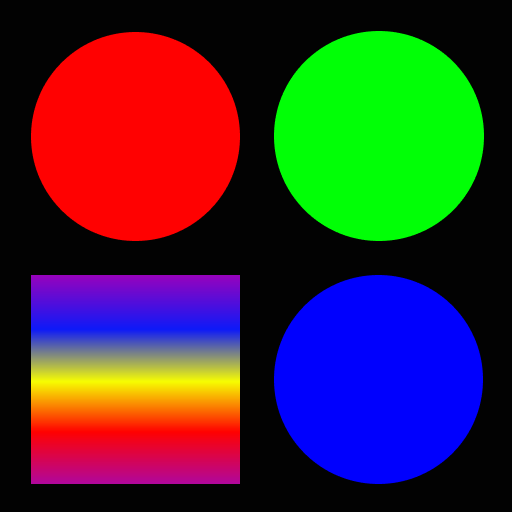
#> input picture LAB1/stuff_color_1.png, 512 x 512 px, found by its file name
$ python hw10.py   (older library calls are emulated)
#> lines starting #> are read from the running program, lines starting #| are printed output that depends on the picture; after the words box and inside, x2 and y2 are one past the last pixel; in counts of white or black regions, pixels touching at a corner belong together
import cv2
import numpy as np


# Function to load and convert image to grayscale
def load_and_convert_to_grayscale(image_path):
#> called with image_path = 'stuff_color_1.png'
    img = cv2.imread(image_path)
#> img is the input picture: shape (512, 512, 3); mean B, G, R 53, 46.4, 62.4
    if img is None:
        raise FileNotFoundError(f"Image {image_path} not found")
    gray = cv2.cvtColor(img, cv2.COLOR_BGR2GRAY)
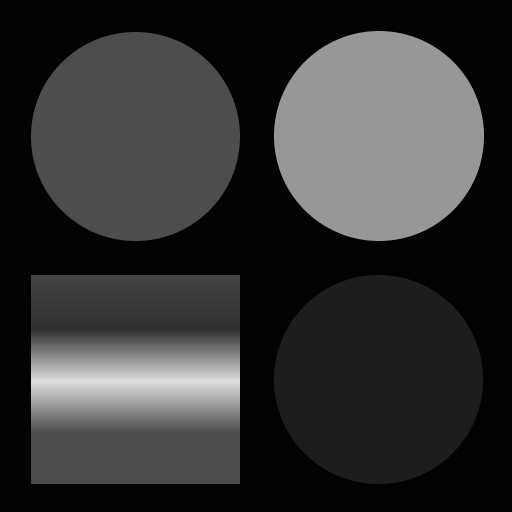
#> gray: shape (512, 512); min 2, max 222, mean 52
    return gray


# Step 1-(1): Erosion with 11x11 MORPH_ELLIPSE kernel
def perform_erosion(gray_img, output_prefix):
#> called with output_prefix = 'stuff_color_1'
    kernel = cv2.getStructuringElement(cv2.MORPH_ELLIPSE, (11, 11))
    eroded = cv2.erode(gray_img, kernel)
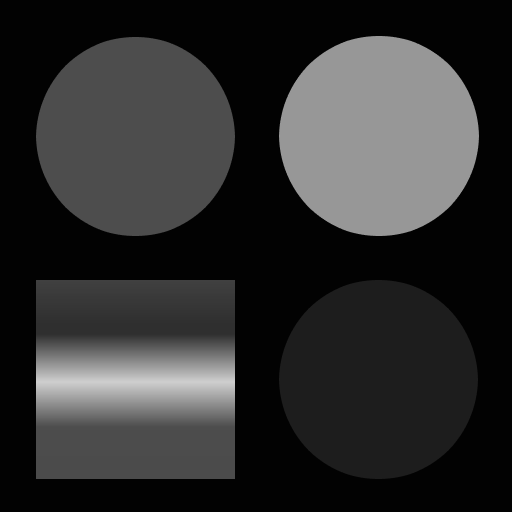
#> eroded: shape (512, 512); min 2, max 205, mean 46.3
    cv2.imwrite(f'{output_prefix}_eroded.png', eroded)
    return eroded, kernel


# Step 1-(2): Dilation on the output of Erosion
def perform_dilation(eroded_img, kernel, output_prefix):
#> called with kernel = array of shape (11, 11), output_prefix = 'stuff_color_1'
    dilated = cv2.dilate(eroded_img, kernel)
    cv2.imwrite(f'{output_prefix}_dilated.png', dilated)
    return dilated


# Step 1-(3): Subtract the Dilation output from the original grayscale image
def perform_subtraction(gray_img, dilated_img, output_prefix):
#> called with output_prefix = 'stuff_color_1'
    subtracted = cv2.absdiff(gray_img, dilated_img)
    subtracted = cv2.normalize(subtracted, None, 0, 255, cv2.NORM_MINMAX)
    cv2.imwrite(f'{output_prefix}_subtracted.png', subtracted)
    return subtracted


# Step 1-(4): Otsu Binarization on the Subtraction output
def perform_otsu_binarization(subtracted_img, output_prefix):
#> called with output_prefix = 'stuff_color_1'
    _, binary = cv2.threshold(subtracted_img, 120, 255, cv2.THRESH_BINARY | cv2.THRESH_OTSU)
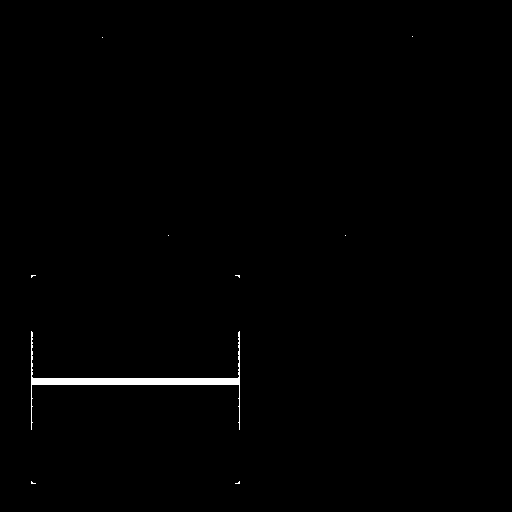
#> binary: shape (512, 512); 0.67% white; 9 white regions (8 under 20 px)
    cv2.imwrite(f'{output_prefix}_binary.png', binary)
    return binary


# Step 1-(5): Labeling using cv2.findContours on the Binarized output
def perform_labeling(binary_img, output_prefix):
#> called with output_prefix = 'stuff_color_1'
    contours, _ = cv2.findContours(binary_img, cv2.RETR_EXTERNAL, cv2.CHAIN_APPROX_SIMPLE)
#> contours = 9 contours, 8 with area under 20; largest, box (x1, y1, x2, y2) and area: (31, 331, 240, 430) 1317
    labeled = np.zeros_like(binary_img, dtype=np.uint16)
    for i, contour in enumerate(contours):
        cv2.drawContours(labeled, [contour], -1, (i + 1) * 10, -1)
#> this loop made 9 passes
#> contour on passes 1, 2, 4, 5, 6, 7, 8, 9: [[239, 481], [237, 483], [235, 483], [239, 483]], [[31, 481], [31, 483], [35, 483], [33, 483]], [[235, 275], [237, 275], [239, 277], [239, 275]], [[31, 275], [31, 277], [33, 275], [35, 275]], [[345, 235]], [[168, 235]], [[102, 37]], [[412, 36]]
    labeled = cv2.normalize(labeled, None, 0, 255, cv2.NORM_MINMAX, dtype=cv2.CV_8U)
    cv2.imwrite(f'{output_prefix}_labeled.png', labeled)
    return labeled


# Step 2-(6): Find edges of step4 output using Canny (First method)
def find_edges_canny(binary_img, output_prefix):
#> called with output_prefix = 'stuff_color_1'
    edges = cv2.Canny(binary_img, 100, 200)
#> edges: shape (512, 512); 0.31% white in thin lines or dots, all inside (x1, y1, x2, y2) = (30, 35, 414, 485)
    cv2.imwrite(f'{output_prefix}_edges1.png', edges)
    return edges


# Step 2-(7): Find edges of step4 output using Sobel (Second method, kernel size 5x5)
def find_edges_sobel(binary_img, output_prefix):
#> called with output_prefix = 'stuff_color_1'
    sobelx = cv2.Sobel(binary_img, cv2.CV_64F, 1, 0, ksize=5)
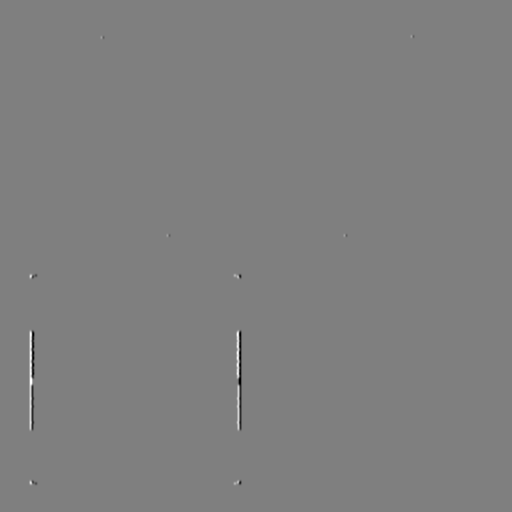
#> sobelx: shape (512, 512) float64; min -12240, max 12240, mean 0; drawn with min black and max white
    sobely = cv2.Sobel(binary_img, cv2.CV_64F, 0, 1, ksize=5)
    sobelx = cv2.convertScaleAbs(sobelx)
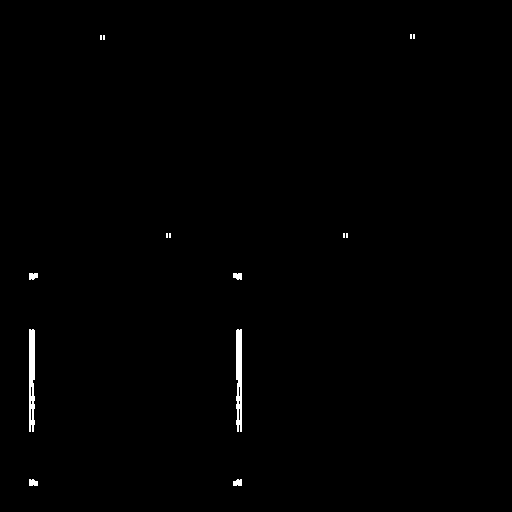
#> sobelx: shape (512, 512); 0.53% white; 14 white regions (8 under 20 px), largest, box (x1, y1, x2, y2) and area: (29, 329, 35, 432) 546, (236, 329, 242, 432) 546, (29, 273, 38, 280) 54, (233, 273, 242, 280) 54, (29, 479, 38, 486) 54, (233, 479, 242, 486) 54
    sobely = cv2.convertScaleAbs(sobely)
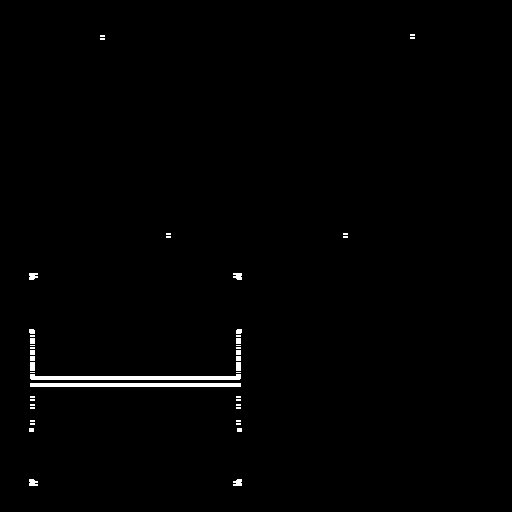
#> sobely: shape (512, 512); 0.96% white; 46 white regions (28 under 20 px), largest, box (x1, y1, x2, y2) and area: (30, 374, 241, 380) 862, (30, 383, 241, 387) 844, (29, 273, 38, 280) 52
    sobel_combined = cv2.addWeighted(sobelx, 0.5, sobely, 0.5, 0)
    sobel_combined = cv2.normalize(sobel_combined, None, 0, 255, cv2.NORM_MINMAX)
    cv2.imwrite(f'{output_prefix}_edges2_sobel.png', sobel_combined)
    return sobel_combined


# Step 2-(8): Closing on the Sobel output using MORPH_CLOSE
def perform_closing(sobel_img, output_prefix):
#> called with output_prefix = 'stuff_color_1'
    kernel = cv2.getStructuringElement(cv2.MORPH_RECT, (5, 5))
#> kernel = [[1, 1, 1, 1, 1], [1, 1, 1, 1, 1], [1, 1, 1, 1, 1], [1, 1, 1, 1, 1], [1, 1, 1, 1, 1]]
    closed = cv2.morphologyEx(sobel_img, cv2.MORPH_CLOSE, kernel)
    cv2.imwrite(f'{output_prefix}_edges2_closed.png', closed)
    return closed


# Step 2-(9): Opening on the Closing output using MORPH_OPEN
def perform_opening(closed_img, output_prefix):
#> called with output_prefix = 'stuff_color_1'
    kernel = cv2.getStructuringElement(cv2.MORPH_RECT, (5, 5))
    opened = cv2.morphologyEx(closed_img, cv2.MORPH_OPEN, kernel)
    cv2.imwrite(f'{output_prefix}_edges2_opened.png', opened)
    return opened


# Step 3-(10): Hough Transform on step4 output to find lines
def perform_hough_transform(binary_img, output_prefix):
    # First, detect edges for Hough Transform
#> called with output_prefix = 'stuff_color_1'
    edges = cv2.Canny(binary_img, 50, 150)  # Adjusted thresholds for better edge detection
    cv2.imwrite(f'{output_prefix}_hough_edges.png', edges)  # Save edges for debugging

    # Apply Hough Transform to detect lines with a lower threshold
    lines = cv2.HoughLines(edges, 1, np.pi / 180, 100)  # Lowered threshold from 200 to 100
#> lines = [[377, 1.57], [384, 1.57], [30, 0]]

    # Create a blank image to draw lines
    hough_output = np.zeros_like(binary_img)

    # Draw detected lines
    if lines is not None:
        print(f"Number of lines detected in {output_prefix}: {len(lines)}")
#| Number of lines detected in stuff_color_1: 3
        for rho, theta in lines[:, 0]:
            a = np.cos(theta)
            b = np.sin(theta)
            x0 = a * rho
            y0 = b * rho
            x1 = int(x0 + 1000 * (-b))
            y1 = int(y0 + 1000 * (a))
            x2 = int(x0 - 1000 * (-b))
            y2 = int(y0 - 1000 * (a))
            cv2.line(hough_output, (x1, y1), (x2, y2), 255, 2)
#> this loop made 3 passes
#> (rho, theta, a, b, x0, y0, x1, y1) on passes 1 to 3: (377, 1.57, -4.37e-08, 1, -1.65e-05, 377, -1000, 376), (384, 1.57, -4.37e-08, 1, -1.68e-05, 384, -1000, 383), (30, 0, 1, 0, 30, 0, 30, 1000)
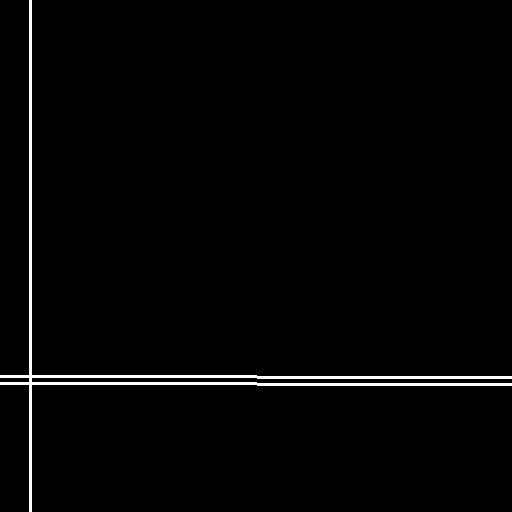
#> hough_output: shape (512, 512); 1.8% white; 1 white region, box (x1, y1, x2, y2) and area: (0, 0, 512, 512) 4590
    else:
        print(f"No lines detected in {output_prefix}")

    # Normalize the output for better visualization
    hough_output = cv2.normalize(hough_output, None, 0, 255, cv2.NORM_MINMAX)
    cv2.imwrite(f'{output_prefix}_hough.png', hough_output)
    return hough_output


# Process each image
def process_image(image_path, output_prefix):
    # Load and convert to grayscale
    gray = load_and_convert_to_grayscale(image_path)
    cv2.imwrite(f'{output_prefix}_gray.png', gray)

    # Perform erosion
    eroded, kernel = perform_erosion(gray, output_prefix)

    # Perform dilation
    dilated = perform_dilation(eroded, kernel, output_prefix)

    # Perform subtraction
    subtracted = perform_subtraction(gray, dilated, output_prefix)

    # Perform Otsu binarization
    binary = perform_otsu_binarization(subtracted, output_prefix)

    # Perform labeling
    perform_labeling(binary, output_prefix)

    # Perform edge detection (first method - Canny)
    find_edges_canny(binary, output_prefix)

    # Perform edge detection (second method - Sobel)
    sobel_edges = find_edges_sobel(binary, output_prefix)

    # Perform closing (second method - Closing)
    closed = perform_closing(sobel_edges, output_prefix)

    # Perform opening (second method - Opening)
    perform_opening(closed, output_prefix)

    # Perform Hough Transform
    perform_hough_transform(binary, output_prefix)


# Main execution
if __name__ == "__main__":
    images = ["stuff_color_1.png", "rice.png"]
    for img_path in images:
        output_prefix = img_path.split('.')[0]
        process_image(img_path, output_prefix)
#> pass 2 of the loop `for img_path in images:`:
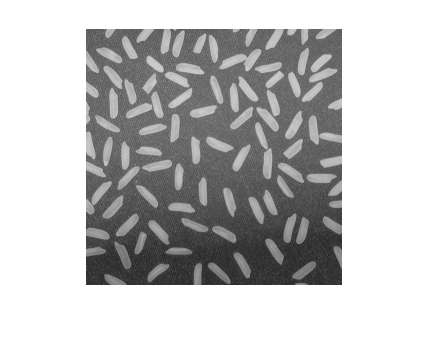
#> input picture LAB1/rice.png, 430 x 349 px, found by its file name
#> in load_and_convert_to_grayscale, img is the input picture: shape (349, 430, 3); min 40, max 255, mean 192.2
#> gray: shape (349, 430)
#> eroded: shape (349, 430)
#> dilated: shape (349, 430)
#> in perform_otsu_binarization (call 2), `_, binary = cv2.threshold(subtracted_img, 120, 255, cv2.THRESH_BINARY ..`:
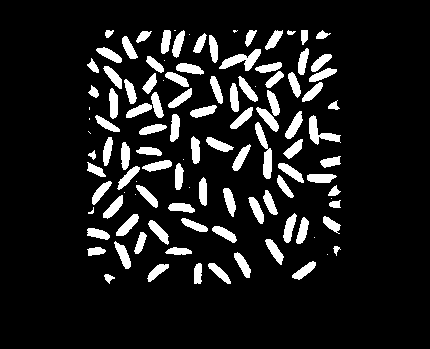
#> binary: shape (349, 430); 11.2% white; 111 white regions (18 under 20 px)
#> contours = 111 contours, 19 with area under 20; largest, box (x1, y1, x2, y2) and area: (219, 49, 261, 71) 348, (255, 122, 272, 179) 340, (309, 115, 341, 145) 305, (285, 111, 303, 139) 206, (256, 107, 279, 132) 206
#> the loop in perform_labeling (call 2), `for i, contour in enumerate(contours):` made 111 passes
#> contour on passes 6, 13, 26, 29, 30, 33, 36, 46: [[327, 254]], [[314, 237]], [[331, 198]], [[135, 194]], [[124, 192]], [[189, 187]], [[136, 181]], [[183, 159]]
#> edges: shape (349, 430); 3.9% white in thin lines or dots, all inside (x1, y1, x2, y2) = (87, 29, 341, 284)
#> sobel_combined: shape (349, 430)
#> in perform_closing (call 2), `closed = cv2.morphologyEx(sobel_img, cv2.MORPH_CLOSE, kernel)`:
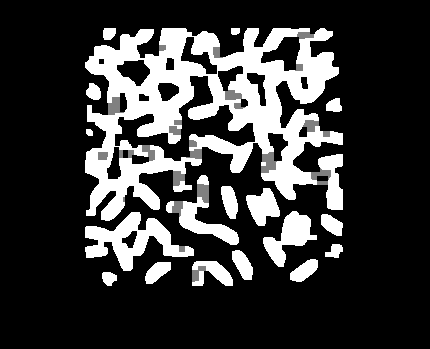
#> closed: shape (349, 430); min 0, max 255, mean 56.9
#> opened: shape (349, 430)
